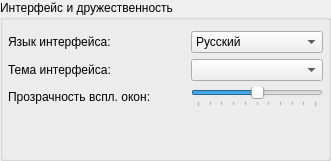
             <widget class="QGroupBox" name="box_CfgInterface">
              <property name="geometry">
               <rect>
                <x>10</x>
                <y>140</y>
                <width>331</width>
                <height>161</height>
               </rect>
              </property>
              <property name="title">
               <string>Интерфейс и дружественность</string>
              </property>
              <layout class="QFormLayout" name="formLayout_3">
               <property name="leftMargin">
                <number>5</number>
               </property>
               <property name="rightMargin">
                <number>5</number>
               </property>
               <item row="0" column="0">
                <widget class="QLabel" name="lbl_ReadOnly3">
                 <property name="sizePolicy">
                  <sizepolicy hsizetype="Expanding" vsizetype="Preferred">
                   <horstretch>0</horstretch>
                   <verstretch>0</verstretch>
                  </sizepolicy>
                 </property>
                 <property name="maximumSize">
                  <size>
                   <width>160</width>
                   <height>16777215</height>
                  </size>
                 </property>
                 <property name="text">
                  <string>Язык интерфейса:</string>
                 </property>
                </widget>
               </item>
               <item row="1" column="0">
                <widget class="QLabel" name="lbl_ReadOnly4">
                 <property name="sizePolicy">
                  <sizepolicy hsizetype="Expanding" vsizetype="Preferred">
                   <horstretch>0</horstretch>
                   <verstretch>0</verstretch>
                  </sizepolicy>
                 </property>
                 <property name="maximumSize">
                  <size>
                   <width>160</width>
                   <height>16777215</height>
                  </size>
                 </property>
                 <property name="text">
                  <string>Тема интерфейса:</string>
                 </property>
                </widget>
               </item>
               <item row="1" column="1">
                <widget class="QComboBox" name="cbb_Theme">
                 <property name="maximumSize">
                  <size>
                   <width>134</width>
                   <height>16777215</height>
                  </size>
                 </property>
                </widget>
               </item>
               <item row="2" column="0">
                <widget class="QLabel" name="lbl_ReadOnly16">
                 <property name="sizePolicy">
                  <sizepolicy hsizetype="Expanding" vsizetype="Preferred">
                   <horstretch>0</horstretch>
                   <verstretch>0</verstretch>
                  </sizepolicy>
                 </property>
                 <property name="minimumSize">
                  <size>
                   <width>177</width>
                   <height>0</height>
                  </size>
                 </property>
                 <property name="maximumSize">
                  <size>
                   <width>180</width>
                   <height>16777215</height>
                  </size>
                 </property>
                 <property name="text">
                  <string>Прозрачность вспл. окон:</string>
                 </property>
                </widget>
               </item>
               <item row="2" column="1">
                <widget class="QSlider" name="sld_WindowsOpacitySct">
                 <property name="maximumSize">
                  <size>
                   <width>134</width>
                   <height>16777215</height>
                  </size>
                 </property>
                 <property name="styleSheet">
                  <string notr="true"/>
                 </property>
                 <property name="minimum">
                  <number>90</number>
                 </property>
                 <property name="maximum">
                  <number>100</number>
                 </property>
                 <property name="pageStep">
                  <number>2</number>
                 </property>
                 <property name="sliderPosition">
                  <number>95</number>
                 </property>
                 <property name="orientation">
                  <enum>Qt::Horizontal</enum>
                 </property>
                 <property name="invertedAppearance">
                  <bool>false</bool>
                 </property>
                 <property name="invertedControls">
                  <bool>true</bool>
                 </property>
                 <property name="tickPosition">
                  <enum>QSlider::TicksBelow</enum>
                 </property>
                 <property name="tickInterval">
                  <number>1</number>
                 </property>
                </widget>
               </item>
               <item row="0" column="1">
                <widget class="QComboBox" name="cbb_Language">
                 <property name="maximumSize">
                  <size>
                   <width>134</width>
                   <height>16777215</height>
                  </size>
                 </property>
                 <item>
                  <property name="text">
                   <string notr="true">Русский</string>
                  </property>
                 </item>
                 <item>
                  <property name="text">
                   <string notr="true">Казақ</string>
                  </property>
                 </item>
                 <item>
                  <property name="text">
                   <string notr="true">Кыргыз тили</string>
                  </property>
                 </item>
                 <item>
                  <property name="text">
                   <string notr="true">Саха</string>
                  </property>
                 </item>
                 <item>
                  <property name="text">
                   <string notr="true">中文</string>
                  </property>
                 </item>
                 <item>
                  <property name="text">
                   <string notr="true">English</string>
                  </property>
                 </item>
                </widget>
               </item>
              </layout>
             </widget>
